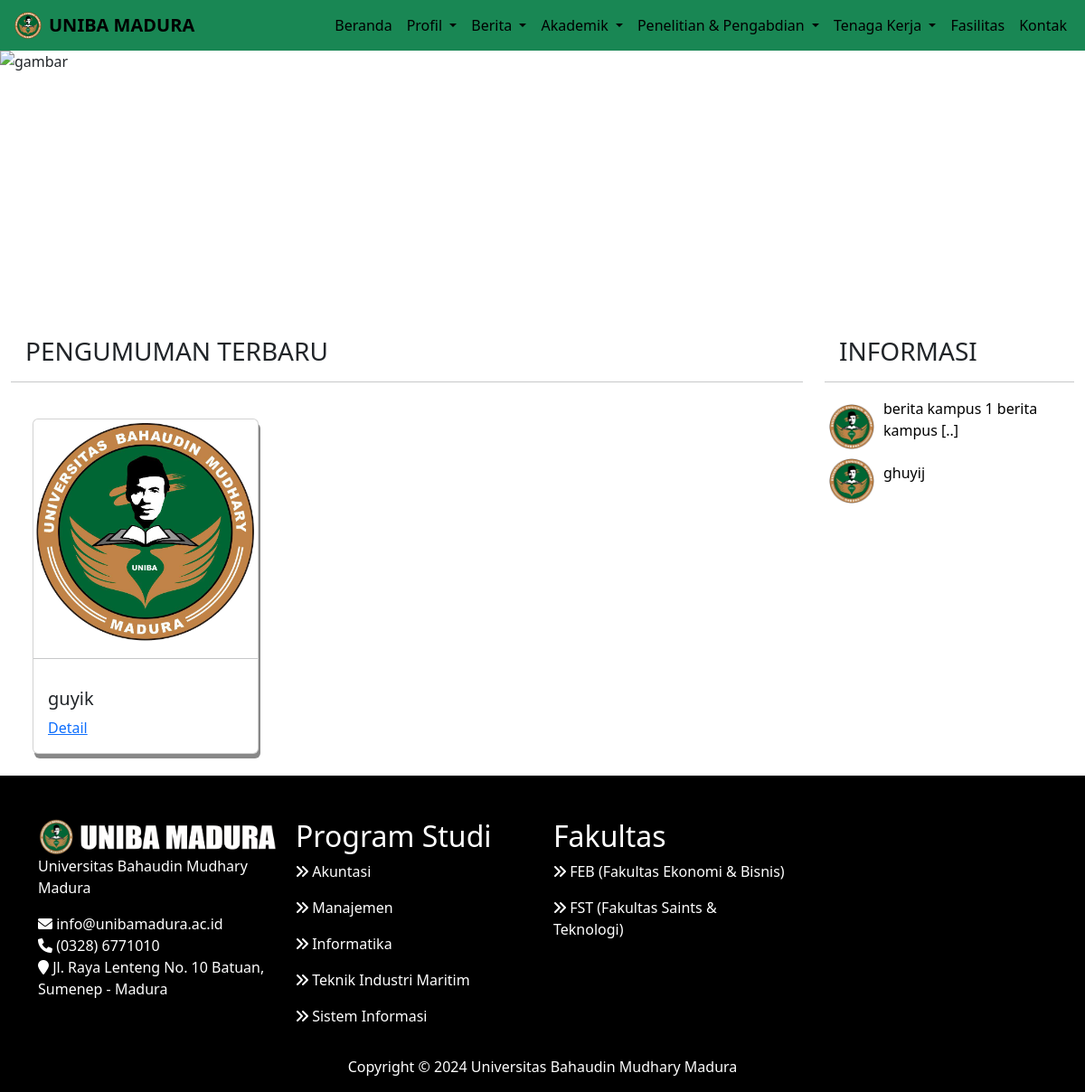
The page / on the database its author committed.
### tables this page shows
CREATE TABLE `pengumuman` (
  `id` int(11) NOT NULL,
  `judul` varchar(255) NOT NULL,
  `deskripsi` text NOT NULL,
  `foto` text NOT NULL
);

CREATE TABLE `informasi` (
  `id` int(11) NOT NULL,
  `judul` varchar(255) NOT NULL,
  `deskripsi` text NOT NULL,
  `foto` text NOT NULL
);

### index_control.php (called while the page is built, shortened)
<?php
include('db/koneksi.php');
$sql = "SELECT * FROM pengumuman ORDER BY id  DESC LIMIT 5";
$result = $conn->query($sql);
$sql2 = "SELECT * FROM informasi ORDER BY id  DESC LIMIT 5";
$result2 = $conn->query($sql2);
?>

### index.php (the view, shortened to what this page needs)
<?php include('index_control.php'); ?>
<!DOCTYPE html>
<html lang="en">
<head>
    <link rel="stylesheet" href="asset/css/bootstrap.min.css">
    <link rel="stylesheet" href="asset/css/style.css">
    <link rel="stylesheet" href="https://cdnjs.cloudflare.com/ajax/libs/font-awesome/6.0.0-beta3/css/all.min.css">
</head>
<body>
    <nav class="navbar navbar-expand-lg bg-success">
        <div class="container-fluid">
            <img src="asset/img/logo.png" alt="Logo" width="30" height="30" class="d-inline-block align-text-top ms-1 mx-2">
          <a class="navbar-brand" href="#"><strong>UNIBA MADURA</strong></a>
          <div class="collapse navbar-collapse justify-content-end" id="navbarSupportedContent">
            <ul class="navbar-nav mb-2 mb-lg-0">
              <li class="nav-item">
                <a class="nav-link active" aria-current="page" href="index.php">Beranda</a>
              </li>
              <li class="nav-item dropdown">
                <a class="nav-link active dropdown-toggle" href="#" role="button" data-bs-toggle="dropdown" aria-expanded="false">
                  Profil
                </a>
              </li>
              <li class="nav-item dropdown">
                <a class="nav-link active dropdown-toggle" href="#" role="button" data-bs-toggle="dropdown" aria-expanded="false">
                  Berita
                </a>
              </li>
              <li class="nav-item dropdown">
                <a class="nav-link active dropdown-toggle" href="#" role="button" data-bs-toggle="dropdown" aria-expanded="false">
                  Akademik
                </a>
              </li>
              <li class="nav-item dropdown">
                <a class="nav-link active dropdown-toggle" href="#" role="button" data-bs-toggle="dropdown" aria-expanded="false">
                  Penelitian & Pengabdian
                </a>
              </li>
              <li class="nav-item dropdown">
                <a class="nav-link active dropdown-toggle" href="#" role="button" data-bs-toggle="dropdown" aria-expanded="false">
                  Tenaga Kerja
                </a>
              </li>
              <li class="nav-item">
                <a class="nav-link active" aria-current="page" href="frontend/fasilitas.php">Fasilitas</a>
              </li>
              <li class="nav-item">
                <a class="nav-link active" aria-current="page" href="frontend/kontak.php">Kontak</a>
              </li>
            </ul>
          </div>
        </div>
    </nav>
<div id="carouselExampleControls" class="carousel slide" data-bs-ride="carousel">
    <div class="carousel-inner">
        <div class="carousel-item active">
        <img src="asset/img/uniba.png" class="d-block w-100" alt="gambar">
        </div>
    </div>
    <button class="carousel-control-prev" type="button" data-bs-target="#carouselExampleControls" data-bs-slide="prev">
        <span class="carousel-control-prev-icon" aria-hidden="true"></span>
    </button>
    <button class="carousel-control-next" type="button" data-bs-target="#carouselExampleControls" data-bs-slide="next">
        <span class="carousel-control-next-icon" aria-hidden="true"></span>
    </button>
</div>
<div class="container-fluid m-0">
    <div class="content">
        <div class="row">
            <div class="col-md-9">
                <h3 class="m-3 text-bold">PENGUMUMAN TERBARU</h3>
                <hr>
                <?php if(mysqli_num_rows($result) == 0) { ?>
                    <div class="w-100">
                        <h1 class="d-flex justify-content-center align-items-center">Belum ada data dosen saat ini</h1>
                    </div>
                <?php } else { ?>
                <div class="row">
                    <?php while($data = mysqli_fetch_array($result)) {
                    if ($data['foto']) {
                        $foto = 'photo/'.$data['foto'];
                    } else {
                        $foto = 'asset/img/logo.png';
                    }
                    $teks = $data['judul'];
                    if(strlen($teks) > 25) {
                      $judul = substr($teks, 0, 25)."[..]";
                    } else {
                      $judul = $teks;
                    }
                    ?>
                    <div class="col-sm-3 m-4">
                      <div class="card bg-content">
                        <img src="<?= $foto ?>" class="card-img-top" alt="gambar">
                        <hr>
                        <div class="card-body">
                          <h5 class="card-title mt-0"><?= $judul ?></h5>
                          <a href="frontend/detail_pengumuman.php?id=<?= $data['id'] ?>" class="">Detail</a>
                        </div>
                      </div>
                    </div>
                  <?php } ?>
                </div>
                <?php } ?>
            </div>
            <div class="col-md-3 mb-2">
                <h3 class="m-3 text-bold">INFORMASI</h3>
                <hr>
                    <table>
                      <?php while($query = mysqli_fetch_array($result2)) {
                        $tema = $query['judul'];
                        if(strlen($tema) > 30) {
                          $atas = substr($tema, 0, 30)."[..]";
                        } else {
                          $atas = $tema;
                        }
                      ?>
                        <tr>
                            <td>
                                <img src="asset/img/logo.png" alt="Logo" width="50" height="50" class="d-inline-block align-text-top ms-1 mx-2">
                            </td>
                            <td>
                                <p><a href="frontend/detail_informasi.php?id=<?= $query['id'] ?>" class="paraf"><?= $atas ?></a></p>
                            </td>
                        </tr>
                      <?php }
                      ?>
                    </table>
            </div>
        </div>
    </div>
</div>
<footer class="footer-style03 bg-black">
        <div class="container">
            <div class="row">
                <div class="col-sm-5 col-md-4 col-lg-3 mt-5">
                    <div class="widget about-widget">
                        <div class="widget-title">
                            <img src="asset/img/logo2.png" width="270" height="40" alt="">
                        </div>
                        <div class="widget-content">
                            <p class="text-white">Universitas Bahaudin Mudhary Madura</p>
                            <ul class="list-unstyled">
                                <li class="text-white"><i class="fa fa-envelope"></i> info@unibamadura.ac.id</li>
                                <li class="text-white"><i class="fa fa-phone"></i> (0328) 6771010</li>
                                <li class="text-white"><i class="fa fa-map-marker"></i> Jl. Raya Lenteng No. 10 Batuan, Sumenep - Madura</li>
                            </ul>
                        </div>
                    </div>
                </div>
                <div class="col-sm-3 col-md-4 col-lg-3 mt-5">
                    <div class="widget links">
                        <div class="widget-title">
                            <h2 class="text-white">Program Studi</h2>
                        </div>
                        <div class="widget-content">
                            <ul class="list-unstyled">
                                <li class="text-white"><p><i class="fa fa-angle-double-right"></i> Akuntasi</p></li>
                                <li class="text-white"><p><i class="fa fa-angle-double-right"></i> Manajemen</p></li>
                                <li class="text-white"><p><i class="fa fa-angle-double-right"></i> Informatika</p></li>
                                <li class="text-white"><p><i class="fa fa-angle-double-right"></i> Teknik Industri Maritim</p></li>
                                <li class="text-white"><p><i class="fa fa-angle-double-right"></i> Sistem Informasi</p></li>                        </ul>
                        </div>
                    </div>
                </div>
                <div class="col-sm-3 col-md-4 col-lg-3 mt-5">
                    <div class="widget links">
                        <div class="widget-title">
                            <h2 class="text-white">Fakultas</h2>
                        </div>
                        <div class="widget-content">
                            <ul class="list-unstyled">
                                <li  class="text-white"><p><i class="fa fa-angle-double-right"></i> FEB (Fakultas Ekonomi &amp; Bisnis)</p></li>
                                <li  class="text-white"><p><i class="fa fa-angle-double-right"></i> FST (Fakultas Saints &amp; Teknologi)</p></li>                      </ul>
                        </div>
                    </div>
                </div>
            </div>
        </div>
    </footer>
    <div class="footer-bottom bg-black">
      <div class="container">
          <div class="footer-bottom-inner">
              <div class="row">
                  <div class="col-md-12 col-sm-12">
                      <p class="text-center text-white mt-3">Copyright © 2024 Universitas Bahaudin Mudhary Madura</p>
                  </div>
              </div>
          </div>
      </div>
    </div>
</body>
</html>

### asset/css/style.css (style rules this page uses)
.carousel .carousel-item { height: 300px; }
.bg-content { box-shadow: 2px 5px #888888; }
.card { width: 250px; }
.paraf { text-decoration: none; color: black; align-items: center; text-align: center; }
.bg-black { background-color: black; }
.text-white { color: white; }

### rows shown on the page
pengumuman: judul "guyik"
informasi: judul "berita kampus 1 berita kampus [..]"
informasi: judul "ghuyij"
